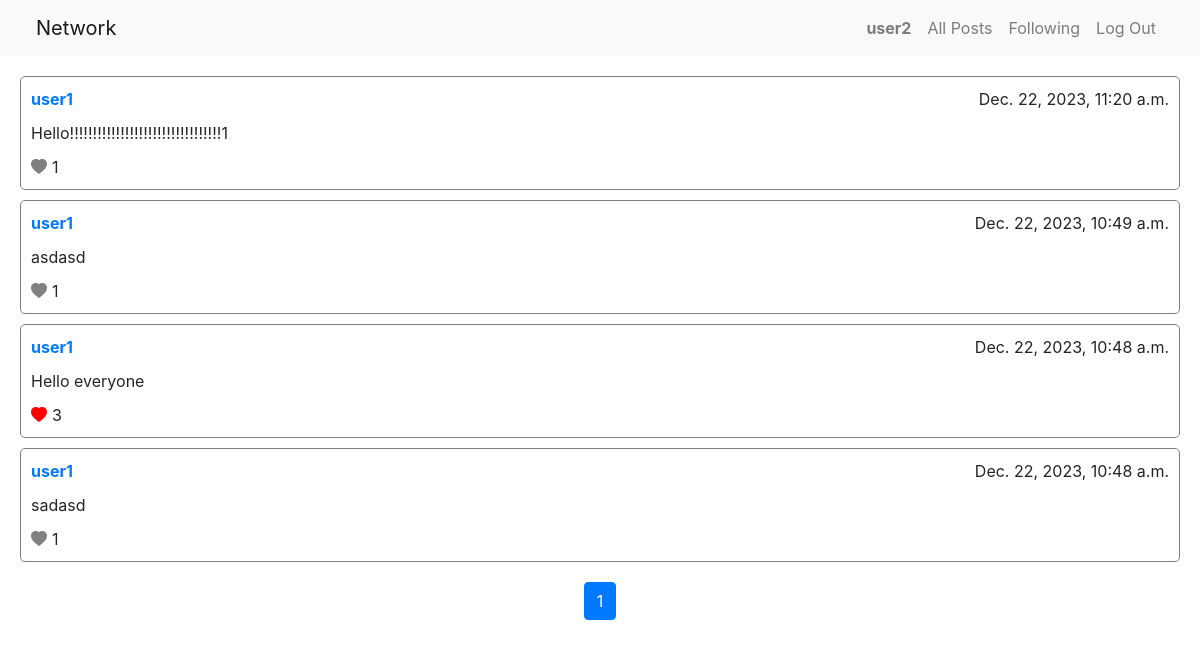
The page /following (signed in) on the database its author committed.
### network/models.py (models this page shows)
class User(AbstractUser):
    id = models.BigAutoField(primary_key=True)
    followers = models.ManyToManyField('self', symmetrical=False, related_name='following', blank=True)

class Post(models.Model):
    owner = models.ForeignKey(User, on_delete=models.CASCADE, related_name="posts")
    date = models.DateTimeField(null=True)
    content = models.TextField(default='')
    likes = models.ManyToManyField(User, related_name="liked_posts", blank=True)

### network/views.py (the view)
# urls.py: path("following", views.following, name="following"),
@login_required
def following(request):
    current_user = request.user
    following_users = current_user.following.all()
    posts = Post.objects.filter(owner__in=following_users).order_by('-date')
    posts_per_page = 10
    paginator = Paginator(posts, posts_per_page)
    page = request.GET.get('page')
    try:
        posts = paginator.page(page)
    except PageNotAnInteger:
        posts = paginator.page(1)
    except EmptyPage:
        posts = paginator.page(paginator.num_pages)
    context = {
        'posts': posts,
    }
    return render(request, "network/following.html", context)

### network/templates/network/following.html
{% extends "network/layout.html" %}
{% load static %}
{% block body %}
    <div class="container">
        <div class="postsList">
            {% for post in posts %}
                <div class="postItem">
                    <div class="postHeader">
                        <a href="{% url 'profile' username=post.owner.username %}" class="postOwner"><strong>{{ post.owner }}</strong></a>
                        <p class="postDate">{{ post.date }}</p>
                    </div>
                    <div class="postBody">
                        <p class="postText">
                            {{post.content}}
                        </p>
                    </div>
                    <div class="postFooter">
                        <div data-post-id="{{ post.id }}" class="postLikeBtn likes {% if user in post.likes.all %}active{% endif %}">
                            <svg xmlns="http://www.w3.org/2000/svg" width="16" height="16" fill="currentColor" class="bi bi-heart-fill" viewBox="0 0 16 16">
                                <path fill-rule="evenodd" d="M8 1.314C12.438-3.248 23.534 4.735 8 15-7.534 4.736 3.562-3.248 8 1.314"/>
                            </svg>
                            <p id="postLikeCounter" class="likeCount">{{ post.likes.count }}</p>
                        </div>
                    </div>
                </div>
            {% endfor %}
        </div>
        <div class="paginationBlock">
            <nav aria-label="Page navigation">
                <ul class="pagination">
                    {% for i in posts.paginator.page_range %}
                        <li class="page-item{% if i == posts.number %} active{% endif %}">
                            <a class="page-link" href="?page={{ i }}">{{ i }}</a>
                        </li>
                    {% endfor %}
                </ul>
            </nav>
        </div>
    </div>
{% endblock %}

### network/templates/network/layout.html (shortened to what this page needs)
{% load static %}
<!DOCTYPE html>
<html lang="en">
    <head>
        <link rel="stylesheet" href="https://stackpath.bootstrapcdn.com/bootstrap/4.4.1/css/bootstrap.min.css">
        <link href="{% static 'network/styles.css' %}" rel="stylesheet">
    </head>
    <body>
            <nav class="navbar navbar-expand-lg navbar-light bg-light">
                <div class="container">
                    <a class="navbar-brand" href="#">Network</a>
                    <div>
                    <ul class="navbar-nav mr-auto">
                        {% if user.is_authenticated %}
                            <li class="nav-item">
                                <a class="nav-link" href="{% url 'profile' username=user.username %}"><strong>{{ user.username }}</strong></a>
                            </li>
                        {% endif %}
                        <li class="nav-item">
                        <a class="nav-link" href="{% url 'index' %}">All Posts</a>
                        </li>
                        {% if user.is_authenticated %}
                            <li class="nav-item">
                                <a class="nav-link" href="{% url 'following' %}">Following</a>
                            </li>
                            <li class="nav-item">
                                <a class="nav-link" href="{% url 'logout' %}">Log Out</a>
                            </li>
                        {% endif %}
                    </ul>
                    </div>
                </div>
            </nav>
        <div class="body">
            {% block body %}
            {% endblock %}
        </div>
    </body>
</html>

### network/static/network/styles.css (style rules this page uses)
.container { margin: 0px auto; padding: 0px 20px; max-width: 1440px; }
.postsList { width: 100%; margin-top: 20px; }
.postItem { border: 1px solid grey; border-radius: 5px; padding: 10px; margin: 10px 0; }
.postHeader { display: flex; align-items: center; justify-content: space-between; }
.postFooter { display: flex; justify-content: space-between; align-items: center; }
.postDate { margin: 0px; padding: 0px; }
.postText { margin: 10px 0px; }
.likes { display: flex; align-items: center; }
.likeCount { margin: 0px; margin-left: 5px; }
.paginationBlock { display: flex; justify-content: center; align-items: center; margin-top: 20px; }

### rows shown on the page
User: username "user2"
Post: owner "user1", date "Dec. 22, 2023, 11:20 a.m.", content "Hello!!!!!!!!!!!!!!!!!!!!!!!!!!!!!!!!!1", likes.count "1"
Post: owner "user1", date "Dec. 22, 2023, 10:49 a.m.", content "asdasd", likes.count "1"
Post: owner "user1", date "Dec. 22, 2023, 10:48 a.m.", content "Hello everyone", likes.count "3"
Post: owner "user1", date "Dec. 22, 2023, 10:48 a.m.", content "sadasd", likes.count "1"

### other values the page prints
{{ i }} "1"
